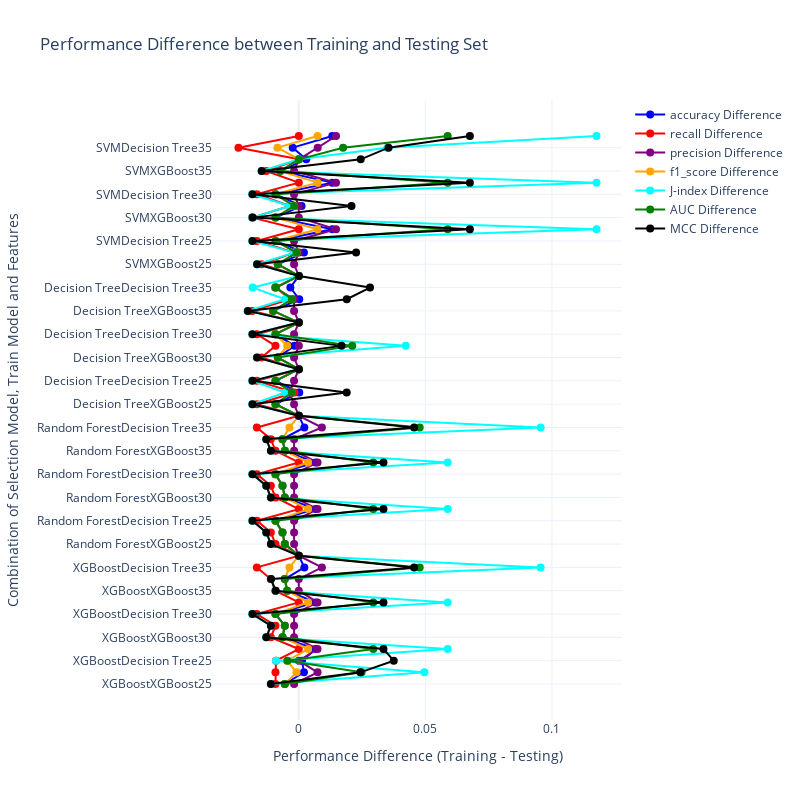

The cell this chart's notebook holds for it:
### Code cell
# plot the accuracy difference using ploty

my_custom = dict({
    "accuracy": "blue",
    "recall": "red",
    "precision": "purple",
    "f1_score": "orange",
    "J-index": "cyan",
    "AUC": "green",
    "MCC": "black"
})

fig = go.Figure()

for key, value in my_custom.items():
    fig.add_trace(go.Scatter(
        x=J[f'{key}_train'] - J[f'{key}_test'],
        y=J['selection_train_model_features'],
        mode='lines+markers',
        name=f'{key} Difference',
        line=dict(color=value, width=2),
        marker=dict(color=value, size=8)
    ))


# Update layout
fig.update_layout(
    title='Performance Difference between Training and Testing Set',
    xaxis_title='Performance Difference (Training - Testing)',
    yaxis_title='Combination of Selection Model, Train Model and Features',
    template='plotly_white',
    width=800,  # Set the width of the canvas
    height=800   # Set the height of the canvas
)

fig.show()

### Figure 1 — Plotly figure (JSON) as saved in the notebook; plotly's stock layout.template omitted (floating-point values rounded to 4 significant figures)
{"data": [{"line": {"color": "blue", "width": 2}, "marker": {"color": "blue", "size": 8}, "mode": "lines+markers", "name": "accuracy Difference", "type": "scatter", "x": [-0.005525, 0.002018, 0.001274, 0.006623, -0.006446, -0.005525, -0.009208, 0.006623, -0.004604, -0.005525, 0.002195, 0, -0.005525, -0.006446, -0.009208, 0.006623, -0.005525, -0.006446, -0.009208, 0.006623, -0.005525, -0.006446, 0.002195, 0, -0.009208, 0.0001768, -0.009208, 0, -0.008287, -0.001665, -0.009208, 0, -0.01013, 0.0001768, -0.00333, 0, -0.008287, 0.002018, -0.009208, 0.01325, -0.009208, 0.001098, -0.009208, 0.01325, -0.007366, 0.002939, -0.002409, 0.01325], "y": ["XGBoostXGBoost25", "XGBoostRandom Forest25", "XGBoostDecision Tree25", "XGBoostSVM25", "XGBoostXGBoost30", "XGBoostRandom Forest30", "XGBoostDecision Tree30", "XGBoostSVM30", "XGBoostXGBoost35", "XGBoostRandom Forest35", "XGBoostDecision Tree35", "XGBoostSVM35", "Random ForestXGBoost25", "Random ForestRandom Forest25", "Random ForestDecision Tree25", "Random ForestSVM25", "Random ForestXGBoost30", "Random ForestRandom Forest30", "Random ForestDecision Tree30", "Random ForestSVM30", "Random ForestXGBoost35", "Random ForestRandom Forest35", "Random ForestDecision Tree35", "Random ForestSVM35", "Decision TreeXGBoost25", "Decision TreeRandom Forest25", "Decision TreeDecision Tree25", "Decision TreeSVM25", "Decision TreeXGBoost30", "Decision TreeRandom Forest30", "Decision TreeDecision Tree30", "Decision TreeSVM30", "Decision TreeXGBoost35", "Decision TreeRandom Forest35", "Decision TreeDecision Tree35", "Decision TreeSVM35", "SVMXGBoost25", "SVMRandom Forest25", "SVMDecision Tree25", "SVMSVM25", "SVMXGBoost30", "SVMRandom Forest30", "SVMDecision Tree30", "SVMSVM30", "SVMXGBoost35", "SVMRandom Forest35", "SVMDecision Tree35", "SVMSVM35"]}, {"line": {"color": "red", "width": 2}, "marker": {"color": "red", "size": 8}, "mode": "lines+markers", "name": "recall Difference", "type": "scatter", "x": [-0.009208, -0.009208, -0.009016, 0, -0.01105, -0.009208, -0.01657, 0, -0.009208, -0.01105, -0.01657, 0, -0.009208, -0.01105, -0.01657, 0, -0.009208, -0.01105, -0.01657, 0, -0.009208, -0.01105, -0.01657, 0, -0.01657, -0.001745, -0.01657, 0, -0.01473, -0.009208, -0.01657, 0, -0.01842, -0.003587, -0.009016, 0, -0.01473, -0.001745, -0.01657, 0, -0.01842, -0.003587, -0.01657, 0, -0.01289, 9.62e-05, -0.02384, 0], "y": ["XGBoostXGBoost25", "XGBoostRandom Forest25", "XGBoostDecision Tree25", "XGBoostSVM25", "XGBoostXGBoost30", "XGBoostRandom Forest30", "XGBoostDecision Tree30", "XGBoostSVM30", "XGBoostXGBoost35", "XGBoostRandom Forest35", "XGBoostDecision Tree35", "XGBoostSVM35", "Random ForestXGBoost25", "Random ForestRandom Forest25", "Random ForestDecision Tree25", "Random ForestSVM25", "Random ForestXGBoost30", "Random ForestRandom Forest30", "Random ForestDecision Tree30", "Random ForestSVM30", "Random ForestXGBoost35", "Random ForestRandom Forest35", "Random ForestDecision Tree35", "Random ForestSVM35", "Decision TreeXGBoost25", "Decision TreeRandom Forest25", "Decision TreeDecision Tree25", "Decision TreeSVM25", "Decision TreeXGBoost30", "Decision TreeRandom Forest30", "Decision TreeDecision Tree30", "Decision TreeSVM30", "Decision TreeXGBoost35", "Decision TreeRandom Forest35", "Decision TreeDecision Tree35", "Decision TreeSVM35", "SVMXGBoost25", "SVMRandom Forest25", "SVMDecision Tree25", "SVMSVM25", "SVMXGBoost30", "SVMRandom Forest30", "SVMDecision Tree30", "SVMSVM30", "SVMXGBoost35", "SVMRandom Forest35", "SVMDecision Tree35", "SVMSVM35"]}, {"line": {"color": "purple", "width": 2}, "marker": {"color": "purple", "size": 8}, "mode": "lines+markers", "name": "precision Difference", "type": "scatter", "x": [-0.001855, 0.007407, 0, 0.007407, -0.001859, -0.001855, -0.001869, 0.007407, 0, 0, 0.009119, 0, -0.001855, -0.001859, -0.001869, 0.007407, -0.001855, -0.001859, -0.001869, 0.007407, -0.001855, -0.001859, 0.009119, 0, -0.001869, -0.003704, -0.001869, 0, -0.001866, 2.733e-05, -0.001869, 0, -0.001873, -0.001859, -0.009346, 0, -0.001866, 0, -0.001869, 0.01471, 0, 0, -0.001869, 0.01471, -0.001862, 0, 0.007463, 0.01471], "y": ["XGBoostXGBoost25", "XGBoostRandom Forest25", "XGBoostDecision Tree25", "XGBoostSVM25", "XGBoostXGBoost30", "XGBoostRandom Forest30", "XGBoostDecision Tree30", "XGBoostSVM30", "XGBoostXGBoost35", "XGBoostRandom Forest35", "XGBoostDecision Tree35", "XGBoostSVM35", "Random ForestXGBoost25", "Random ForestRandom Forest25", "Random ForestDecision Tree25", "Random ForestSVM25", "Random ForestXGBoost30", "Random ForestRandom Forest30", "Random ForestDecision Tree30", "Random ForestSVM30", "Random ForestXGBoost35", "Random ForestRandom Forest35", "Random ForestDecision Tree35", "Random ForestSVM35", "Decision TreeXGBoost25", "Decision TreeRandom Forest25", "Decision TreeDecision Tree25", "Decision TreeSVM25", "Decision TreeXGBoost30", "Decision TreeRandom Forest30", "Decision TreeDecision Tree30", "Decision TreeSVM30", "Decision TreeXGBoost35", "Decision TreeRandom Forest35", "Decision TreeDecision Tree35", "Decision TreeSVM35", "SVMXGBoost25", "SVMRandom Forest25", "SVMDecision Tree25", "SVMSVM25", "SVMXGBoost30", "SVMRandom Forest30", "SVMDecision Tree30", "SVMSVM30", "SVMXGBoost35", "SVMRandom Forest35", "SVMDecision Tree35", "SVMSVM35"]}, {"line": {"color": "orange", "width": 2}, "marker": {"color": "orange", "size": 8}, "mode": "lines+markers", "name": "f1_score Difference", "type": "scatter", "x": [-0.005545, -0.0009079, -0.004597, 0.003717, -0.006475, -0.005545, -0.009276, 0.003717, -0.004625, -0.005556, -0.003704, 0, -0.005545, -0.006475, -0.009276, 0.003717, -0.005545, -0.006475, -0.009276, 0.003717, -0.005545, -0.006475, -0.003704, 0, -0.009276, -0.002718, -0.009276, 0, -0.008341, -0.004577, -0.009276, 0, -0.01021, -0.00273, -0.009179, 0, -0.008341, -0.00088, -0.009276, 0.007407, -0.009294, -0.00181, -0.009276, 0.007407, -0.007407, 4.846e-05, -0.00844, 0.007407], "y": ["XGBoostXGBoost25", "XGBoostRandom Forest25", "XGBoostDecision Tree25", "XGBoostSVM25", "XGBoostXGBoost30", "XGBoostRandom Forest30", "XGBoostDecision Tree30", "XGBoostSVM30", "XGBoostXGBoost35", "XGBoostRandom Forest35", "XGBoostDecision Tree35", "XGBoostSVM35", "Random ForestXGBoost25", "Random ForestRandom Forest25", "Random ForestDecision Tree25", "Random ForestSVM25", "Random ForestXGBoost30", "Random ForestRandom Forest30", "Random ForestDecision Tree30", "Random ForestSVM30", "Random ForestXGBoost35", "Random ForestRandom Forest35", "Random ForestDecision Tree35", "Random ForestSVM35", "Decision TreeXGBoost25", "Decision TreeRandom Forest25", "Decision TreeDecision Tree25", "Decision TreeSVM25", "Decision TreeXGBoost30", "Decision TreeRandom Forest30", "Decision TreeDecision Tree30", "Decision TreeSVM30", "Decision TreeXGBoost35", "Decision TreeRandom Forest35", "Decision TreeDecision Tree35", "Decision TreeSVM35", "SVMXGBoost25", "SVMRandom Forest25", "SVMDecision Tree25", "SVMSVM25", "SVMXGBoost30", "SVMRandom Forest30", "SVMDecision Tree30", "SVMSVM30", "SVMXGBoost35", "SVMRandom Forest35", "SVMDecision Tree35", "SVMSVM35"]}, {"line": {"color": "cyan", "width": 2}, "marker": {"color": "cyan", "size": 8}, "mode": "lines+markers", "name": "J-index Difference", "type": "scatter", "x": [-0.01105, 0.04962, -0.009016, 0.05882, -0.01289, -0.01105, -0.01842, 0.05882, -0.009208, -0.01105, 0.09555, 0, -0.01105, -0.01289, -0.01842, 0.05882, -0.01105, -0.01289, -0.01842, 0.05882, -0.01105, -0.01289, 0.09555, 0, -0.01842, -0.005429, -0.01842, 0, -0.01657, 0.04225, -0.01842, 0, -0.02026, -0.005429, -0.01822, 0, -0.01657, -0.001745, -0.01842, 0.1176, -0.01842, -0.003587, -0.01842, 0.1176, -0.01473, 9.62e-05, 0.03498, 0.1176], "y": ["XGBoostXGBoost25", "XGBoostRandom Forest25", "XGBoostDecision Tree25", "XGBoostSVM25", "XGBoostXGBoost30", "XGBoostRandom Forest30", "XGBoostDecision Tree30", "XGBoostSVM30", "XGBoostXGBoost35", "XGBoostRandom Forest35", "XGBoostDecision Tree35", "XGBoostSVM35", "Random ForestXGBoost25", "Random ForestRandom Forest25", "Random ForestDecision Tree25", "Random ForestSVM25", "Random ForestXGBoost30", "Random ForestRandom Forest30", "Random ForestDecision Tree30", "Random ForestSVM30", "Random ForestXGBoost35", "Random ForestRandom Forest35", "Random ForestDecision Tree35", "Random ForestSVM35", "Decision TreeXGBoost25", "Decision TreeRandom Forest25", "Decision TreeDecision Tree25", "Decision TreeSVM25", "Decision TreeXGBoost30", "Decision TreeRandom Forest30", "Decision TreeDecision Tree30", "Decision TreeSVM30", "Decision TreeXGBoost35", "Decision TreeRandom Forest35", "Decision TreeDecision Tree35", "Decision TreeSVM35", "SVMXGBoost25", "SVMRandom Forest25", "SVMDecision Tree25", "SVMSVM25", "SVMXGBoost30", "SVMRandom Forest30", "SVMDecision Tree30", "SVMSVM30", "SVMXGBoost35", "SVMRandom Forest35", "SVMDecision Tree35", "SVMSVM35"]}, {"line": {"color": "green", "width": 2}, "marker": {"color": "green", "size": 8}, "mode": "lines+markers", "name": "AUC Difference", "type": "scatter", "x": [-0.005525, 0.02481, -0.004508, 0.02941, -0.006446, -0.005525, -0.009208, 0.02941, -0.004604, -0.005525, 0.04777, 0, -0.005525, -0.006446, -0.009208, 0.02941, -0.005525, -0.006446, -0.009208, 0.02941, -0.005525, -0.006446, 0.04777, 0, -0.009208, -0.002714, -0.009208, 0, -0.008287, 0.02112, -0.009208, 0, -0.01013, -0.002714, -0.009112, 0, -0.008287, -0.0008727, -0.009208, 0.05882, -0.009208, -0.001794, -0.009208, 0.05882, -0.007366, 4.81e-05, 0.01749, 0.05882], "y": ["XGBoostXGBoost25", "XGBoostRandom Forest25", "XGBoostDecision Tree25", "XGBoostSVM25", "XGBoostXGBoost30", "XGBoostRandom Forest30", "XGBoostDecision Tree30", "XGBoostSVM30", "XGBoostXGBoost35", "XGBoostRandom Forest35", "XGBoostDecision Tree35", "XGBoostSVM35", "Random ForestXGBoost25", "Random ForestRandom Forest25", "Random ForestDecision Tree25", "Random ForestSVM25", "Random ForestXGBoost30", "Random ForestRandom Forest30", "Random ForestDecision Tree30", "Random ForestSVM30", "Random ForestXGBoost35", "Random ForestRandom Forest35", "Random ForestDecision Tree35", "Random ForestSVM35", "Decision TreeXGBoost25", "Decision TreeRandom Forest25", "Decision TreeDecision Tree25", "Decision TreeSVM25", "Decision TreeXGBoost30", "Decision TreeRandom Forest30", "Decision TreeDecision Tree30", "Decision TreeSVM30", "Decision TreeXGBoost35", "Decision TreeRandom Forest35", "Decision TreeDecision Tree35", "Decision TreeSVM35", "SVMXGBoost25", "SVMRandom Forest25", "SVMDecision Tree25", "SVMSVM25", "SVMXGBoost30", "SVMRandom Forest30", "SVMDecision Tree30", "SVMSVM30", "SVMXGBoost35", "SVMRandom Forest35", "SVMDecision Tree35", "SVMSVM35"]}, {"line": {"color": "black", "width": 2}, "marker": {"color": "black", "size": 8}, "mode": "lines+markers", "name": "MCC Difference", "type": "scatter", "x": [-0.01102, 0.02429, 0.03752, 0.03346, -0.01285, -0.01102, -0.01831, 0.03346, -0.009166, -0.01099, 0.04556, 0, -0.01102, -0.01285, -0.01831, 0.03346, -0.01102, -0.01285, -0.01831, 0.03346, -0.01102, -0.01285, 0.04556, 0, -0.01831, 0.01893, -0.01831, 0, -0.01649, 0.01688, -0.01831, 0, -0.02012, 0.01896, 0.02814, 0, -0.01649, 0.02264, -0.01831, 0.0676, -0.01825, 0.02082, -0.01831, 0.0676, -0.01467, 0.02447, 0.03545, 0.0676], "y": ["XGBoostXGBoost25", "XGBoostRandom Forest25", "XGBoostDecision Tree25", "XGBoostSVM25", "XGBoostXGBoost30", "XGBoostRandom Forest30", "XGBoostDecision Tree30", "XGBoostSVM30", "XGBoostXGBoost35", "XGBoostRandom Forest35", "XGBoostDecision Tree35", "XGBoostSVM35", "Random ForestXGBoost25", "Random ForestRandom Forest25", "Random ForestDecision Tree25", "Random ForestSVM25", "Random ForestXGBoost30", "Random ForestRandom Forest30", "Random ForestDecision Tree30", "Random ForestSVM30", "Random ForestXGBoost35", "Random ForestRandom Forest35", "Random ForestDecision Tree35", "Random ForestSVM35", "Decision TreeXGBoost25", "Decision TreeRandom Forest25", "Decision TreeDecision Tree25", "Decision TreeSVM25", "Decision TreeXGBoost30", "Decision TreeRandom Forest30", "Decision TreeDecision Tree30", "Decision TreeSVM30", "Decision TreeXGBoost35", "Decision TreeRandom Forest35", "Decision TreeDecision Tree35", "Decision TreeSVM35", "SVMXGBoost25", "SVMRandom Forest25", "SVMDecision Tree25", "SVMSVM25", "SVMXGBoost30", "SVMRandom Forest30", "SVMDecision Tree30", "SVMSVM30", "SVMXGBoost35", "SVMRandom Forest35", "SVMDecision Tree35", "SVMSVM35"]}], "layout": {"height": 800, "title": {"text": "Performance Difference between Training and Testing Set"}, "width": 800, "xaxis": {"title": {"text": "Performance Difference (Training - Testing)"}}, "yaxis": {"title": {"text": "Combination of Selection Model, Train Model and Features"}}}}
